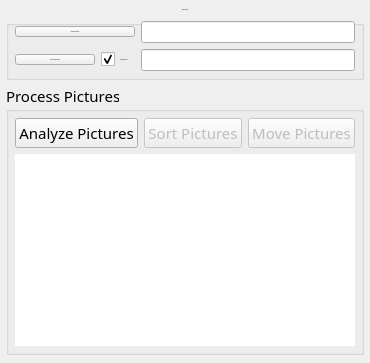
  <widget class="QWidget" name="mainLayout">
   <property name="minimumSize">
    <size>
     <width>0</width>
     <height>0</height>
    </size>
   </property>
   <property name="font">
    <font>
     <family>Bahnschrift SemiLight</family>
     <pointsize>11</pointsize>
     <weight>50</weight>
     <italic>false</italic>
     <bold>false</bold>
    </font>
   </property>
   <property name="mouseTracking">
    <bool>true</bool>
   </property>
   <layout class="QGridLayout" name="gridLayout" columnstretch="0,0">
    <property name="leftMargin">
     <number>2</number>
    </property>
    <property name="topMargin">
     <number>2</number>
    </property>
    <property name="rightMargin">
     <number>2</number>
    </property>
    <property name="bottomMargin">
     <number>0</number>
    </property>
    <property name="spacing">
     <number>0</number>
    </property>
    <item row="1" column="0" colspan="2">
     <widget class="QWidget" name="fileDisplayWidget" native="true">
      <layout class="QGridLayout" name="gridLayout_3">
       <property name="leftMargin">
        <number>4</number>
       </property>
       <property name="topMargin">
        <number>4</number>
       </property>
       <property name="rightMargin">
        <number>4</number>
       </property>
       <property name="bottomMargin">
        <number>4</number>
       </property>
       <property name="spacing">
        <number>4</number>
       </property>
      </layout>
     </widget>
    </item>
    <item row="0" column="0" colspan="2">
     <widget class="QWidget" name="loadWidget" native="true">
      <layout class="QGridLayout" name="gridLayout_2">
       <property name="leftMargin">
        <number>4</number>
       </property>
       <property name="topMargin">
        <number>4</number>
       </property>
       <property name="rightMargin">
        <number>4</number>
       </property>
       <property name="bottomMargin">
        <number>0</number>
       </property>
       <property name="spacing">
        <number>4</number>
       </property>
       <item row="0" column="0" colspan="2">
        <widget class="QGroupBox" name="selectFoldersGroupBox">
         <property name="font">
          <font>
           <family>Bahnschrift SemiLight</family>
           <pointsize>-1</pointsize>
           <weight>50</weight>
           <italic>false</italic>
           <bold>false</bold>
          </font>
         </property>
         <property name="title">
          <string>Select Folders</string>
         </property>
         <property name="alignment">
          <set>Qt::AlignCenter</set>
         </property>
         <layout class="QGridLayout" name="gridLayout_4">
          <property name="leftMargin">
           <number>6</number>
          </property>
          <property name="topMargin">
           <number>6</number>
          </property>
          <property name="rightMargin">
           <number>6</number>
          </property>
          <property name="bottomMargin">
           <number>6</number>
          </property>
          <property name="spacing">
           <number>6</number>
          </property>
          <item row="1" column="2">
           <widget class="QLineEdit" name="outputFolderEdit">
            <property name="frame">
             <bool>true</bool>
            </property>
            <property name="readOnly">
             <bool>false</bool>
            </property>
           </widget>
          </item>
          <item row="1" column="0">
           <widget class="QPushButton" name="selectOutputFolderButton">
            <property name="text">
             <string>Select Output Folder</string>
            </property>
           </widget>
          </item>
          <item row="1" column="1">
           <widget class="QCheckBox" name="useInputFolderCheckbox">
            <property name="enabled">
             <bool>true</bool>
            </property>
            <property name="text">
             <string>Use input folder</string>
            </property>
            <property name="checked">
             <bool>true</bool>
            </property>
           </widget>
          </item>
          <item row="0" column="2">
           <widget class="QLineEdit" name="inputFolderEdit">
            <property name="frame">
             <bool>true</bool>
            </property>
            <property name="readOnly">
             <bool>false</bool>
            </property>
           </widget>
          </item>
          <item row="0" column="0" colspan="2">
           <widget class="QPushButton" name="selectInputFolderButton">
            <property name="text">
             <string>Select Input Folder</string>
            </property>
           </widget>
          </item>
         </layout>
        </widget>
       </item>
       <item row="1" column="0" colspan="2">
        <widget class="QGroupBox" name="processPicsGroupBox">
         <property name="title">
          <string>Process Pictures</string>
         </property>
         <layout class="QGridLayout" name="gridLayout_5">
          <property name="leftMargin">
           <number>6</number>
          </property>
          <property name="topMargin">
           <number>6</number>
          </property>
          <property name="rightMargin">
           <number>6</number>
          </property>
          <property name="bottomMargin">
           <number>6</number>
          </property>
          <item row="0" column="0">
           <widget class="QPushButton" name="analyzePicsButton">
            <property name="text">
             <string>Analyze Pictures</string>
            </property>
           </widget>
          </item>
          <item row="0" column="1">
           <widget class="QPushButton" name="sortPicsButton">
            <property name="enabled">
             <bool>false</bool>
            </property>
            <property name="text">
             <string>Sort Pictures</string>
            </property>
           </widget>
          </item>
          <item row="0" column="2">
           <widget class="QPushButton" name="movePicsButton">
            <property name="enabled">
             <bool>false</bool>
            </property>
            <property name="text">
             <string>Move Pictures</string>
            </property>
           </widget>
          </item>
          <item row="1" column="0" colspan="3">
           <widget class="QTableView" name="fileTable">
            <property name="styleSheet">
             <string notr="true">border: none;</string>
            </property>
            <property name="frameShape">
             <enum>QFrame::NoFrame</enum>
            </property>
            <property name="showDropIndicator" stdset="0">
             <bool>false</bool>
            </property>
            <property name="alternatingRowColors">
             <bool>false</bool>
            </property>
            <property name="selectionMode">
             <enum>QAbstractItemView::ExtendedSelection</enum>
            </property>
            <property name="selectionBehavior">
             <enum>QAbstractItemView::SelectRows</enum>
            </property>
            <property name="sortingEnabled">
             <bool>true</bool>
            </property>
            <property name="cornerButtonEnabled">
             <bool>false</bool>
            </property>
            <attribute name="horizontalHeaderHighlightSections">
             <bool>false</bool>
            </attribute>
            <attribute name="horizontalHeaderStretchLastSection">
             <bool>true</bool>
            </attribute>
            <attribute name="verticalHeaderVisible">
             <bool>false</bool>
            </attribute>
           </widget>
          </item>
         </layout>
        </widget>
       </item>
      </layout>
     </widget>
    </item>
   </layout>
  </widget>
